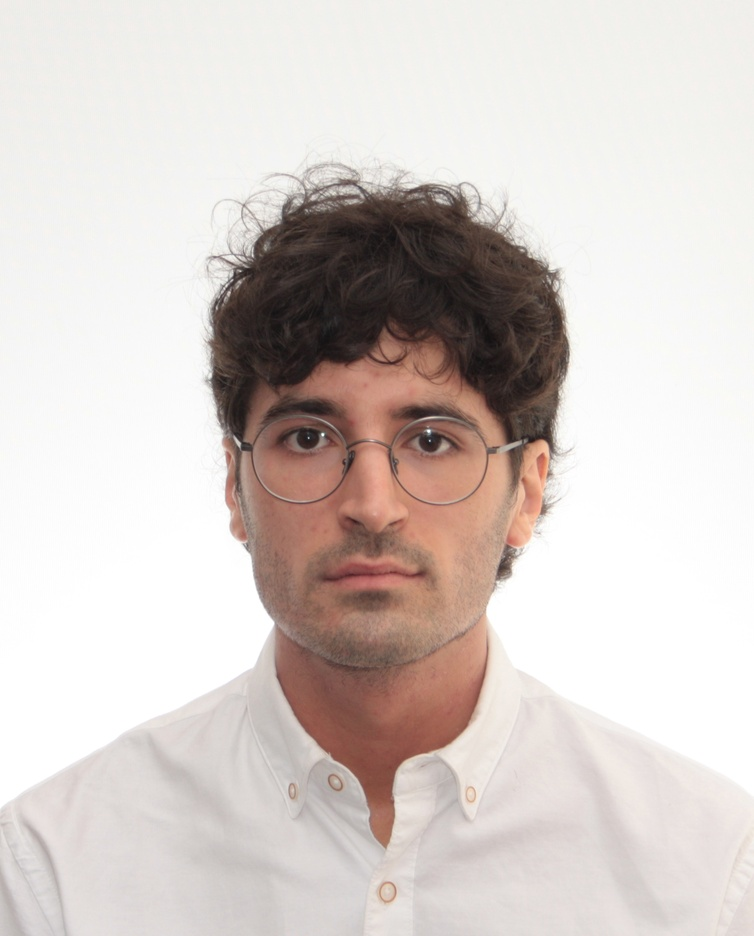
#> input picture capítulo2/Foto_CV.JPG, 754 x 936 px, shrunk from 1556 x 1932 before the run
$ python AccessingDataWithNP.py Foto_CV.JPG out.png
#> lines starting #> are read from the running program, lines starting #| are printed output that depends on the picture; after the words box and inside, x2 and y2 are one past the last pixel; in counts of white or black regions, pixels touching at a corner belong together
import numpy as np
import cv2
import sys

#Gracias a los arrays de numpy podemos realizar operaciones sobre las
#imágenes de opencv que no están disponibles en las listas de python.

#Podemos modificar píxeles concretos y en grupo modificando sus valores en el array de la imágen

image = cv2.imread("Foto_CV.JPG")
#> image is the input picture: shape (936, 754, 3); mean B, G, R 200.6, 204.7, 213.7
image[0,0] = [255,255,255] #Convierte el pixel en la posición 0,0 a blanco
#> image: shape (936, 754, 3); under 0.01% of pixels changed, all inside (x1, y1, x2, y2) = (0, 0, 1, 1)

#Las funciones item e itemset permiten el acceso y la modificación de valores únicos en el array

print(f"Modificando el canal 1 del pixel (100, 100) de {image.item(100,100,1)} a ")
#| Modificando el canal 1 del pixel (100, 100) de 240 a
image.itemset((100, 100, 1), 122)
#> image: shape (936, 754, 3); mean B, G, R 200.6, 204.7, 213.7
print(image.item(100, 100, 1))
#| 122

cv2.imwrite("Nosenota.png", image)

#Por razones de eficiencia estas funciones se utilizarán para modificaciones pequeñas en regiones de interés
#Cuando necesitemos manipular regiones grandes es mejor utilizar o funciones de opencv o array slicing

image[:,:,1] = 255
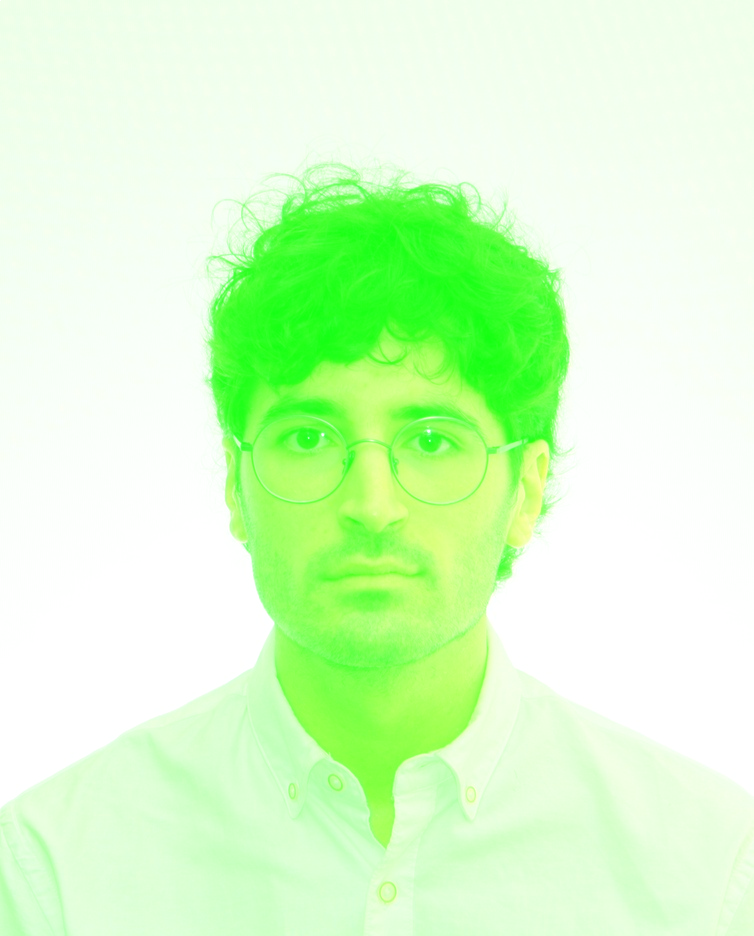
#> image: shape (936, 754, 3); mean B, G, R 200.6, 255, 213.7

cv2.imwrite("Verde.png", image)

image = cv2.imread(sys.argv[1])

right_side = image[:,image.shape[1]//2:,:]
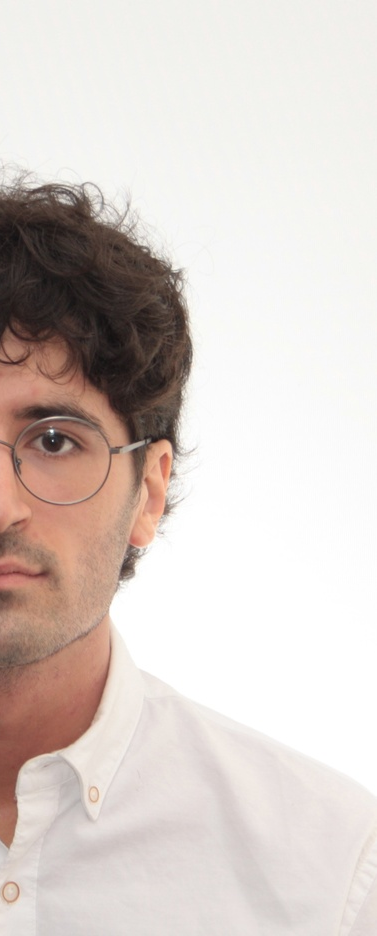
#> right_side: shape (936, 377, 3); mean B, G, R 201.1, 206.1, 216.1
cv2.imwrite("lado_derecho.png", right_side)

#Invertimos horizontalmente la media imagen
inverted_right_side = right_side[:,::-1,:]
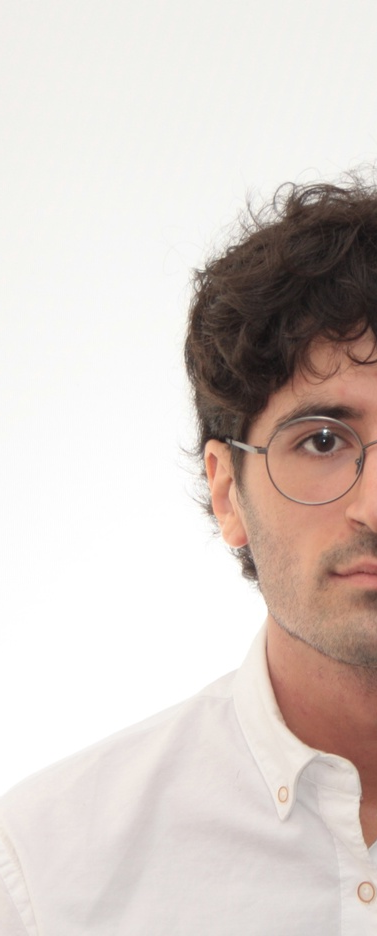
#> inverted_right_side: shape (936, 377, 3); mean B, G, R 201.1, 206.1, 216.1

#Sustituimos el ojo izquierdo por el derecho
image[:,:image.shape[1]//2,:] = inverted_right_side
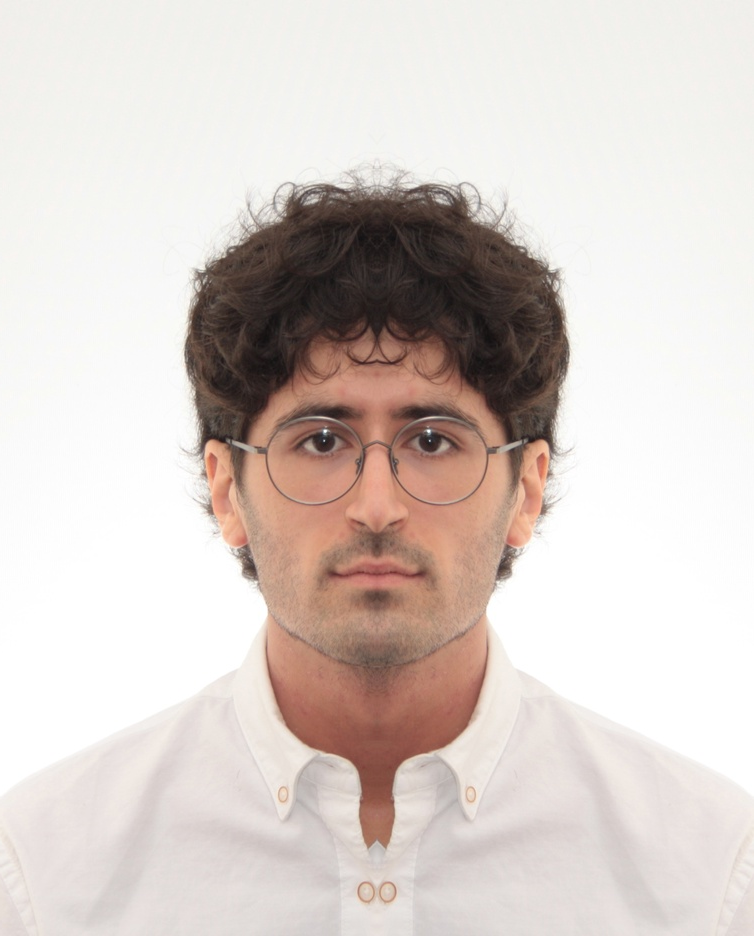
#> image: shape (936, 754, 3); mean B, G, R 201.1, 206.1, 216.1
cv2.imwrite(sys.argv[2], image)
